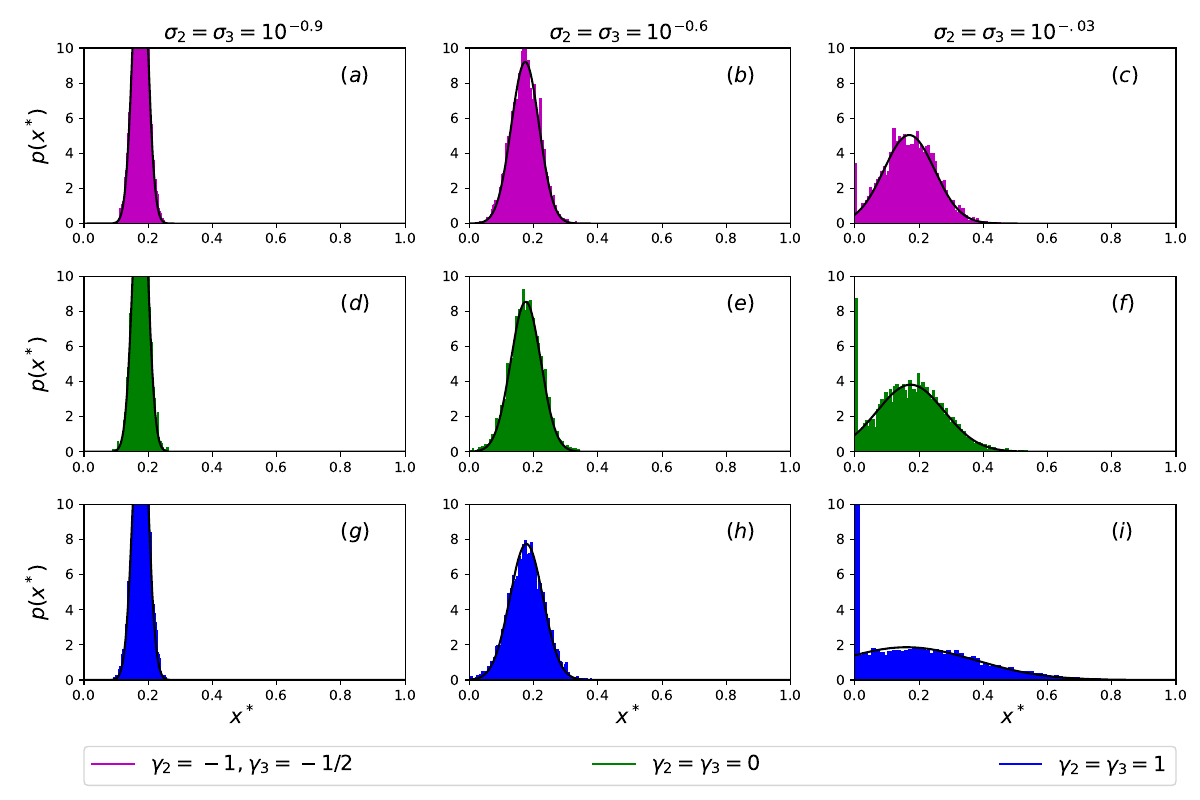

Python code for this plot:
# histograms

import numpy as np
import matplotlib.pyplot as plt
import math
#plt.rc('text', usetex=True)
#plt.rcParams["text.latex.preamble"].append(r'\usepackage{xfrac}')
#plt.rc('xtick',labelsize=15)
#plt.rc('ytick',labelsize=15)
#plt.rc('axes', labelsize=20)
#plt.rc('axes', titlesize=20)





col = ['m', 'g', 'b']
lab = ['$\gamma_2 = -1, \gamma_3 = -1/2$', '$\gamma_2 = \gamma_3 = 0$', '$\gamma_2 = \gamma_3 = 1$']
tit = ['$\sigma_2 = \sigma_3 = 10^{-0.9}$', '$\sigma_2 = \sigma_3 = 10^{-0.6}$', '$\sigma_2 = \sigma_3 = 10^{-.03}$']
lett = ['$(a)$', '$(b)$', '$(c)$', '$(d)$', '$(e)$', '$(f)$', '$(g)$', '$(h)$', '$(i)$', '$(j)$', '$(k)$', '$(l)$',]

# sigma, z1, z2, top, middle, bottom, M, q, help for g
# sigma, z1, phi, M, q, help for measfp

#gival = [0, 3, 5]
#sigmaval = {0.1, 1, 10}


fp = np.loadtxt("hist23fp.txt", delimiter = ",")
fp = fp.reshape(3, 3, len(fp)//9)

binn = 80


plt.figure(figsize=(12,8))

for gi in range (3):

	for si in range (3):

		plt.subplot(3, 3, (3*gi) + 1 + si)
		gaus_m = fp[gi][si][1]
		gaus_sd = fp[gi][si][0]
		#x1 = (g[1][i[si]]*gaus_sd) + gaus_m
		x = np.linspace(0, 10, 10001)
		
		data = np.loadtxt("hist23_1_{0}_{1}.txt".format(gi, si), delimiter = ",")
		print(data.shape)
		
		
		plt.hist(data, binn, density = 1, edgecolor = col[gi], color = col[gi])
		
		#plt.hist(data[gi][si], binn, density = 1, edgecolor = col[gi], color = col[gi])
		plt.plot(x, np.exp((-(x-gaus_m)**2)/(2*gaus_sd**2))/(gaus_sd*np.sqrt(2*math.pi)), 'k')
		plt.xlim(0, 1)
		plt.ylim(0, 10)
		if gi == 2:
			plt.xlabel(r'$x^*$', fontsize = 15)
		if si == 0:
			plt.ylabel(r'$p(x^*)$', fontsize = 15)
		#plt.xticks(np.arange(0, 4, 1))
		#plt.yticks(np.arange(0, 5, 1))
		plt.text(0.8, 8, lett[3*gi + si], fontsize = 15)
		if gi == 0:
			plt.title(tit[si], fontsize = 15)
		
		
	#if gi == 2:
plt.plot(0, 0, col[0], label = lab[0])
plt.plot(0, 0, col[1], label = lab[1])
plt.plot(0, 0, col[2], label = lab[2])
	
	#if (si == 0 & gi == 2):
plt.legend(bbox_to_anchor=(-2.4, -0.6, 3.4, 0.2), loc='lower left', ncol=3, mode="expand", borderaxespad=0, fontsize = 15)
plt.subplots_adjust(left = 0.07, right = 0.98, bottom = 0.15, top = 0.94, wspace = 0.2, hspace = 0.3)
plt.savefig('hist23.pdf')


plt.show()

